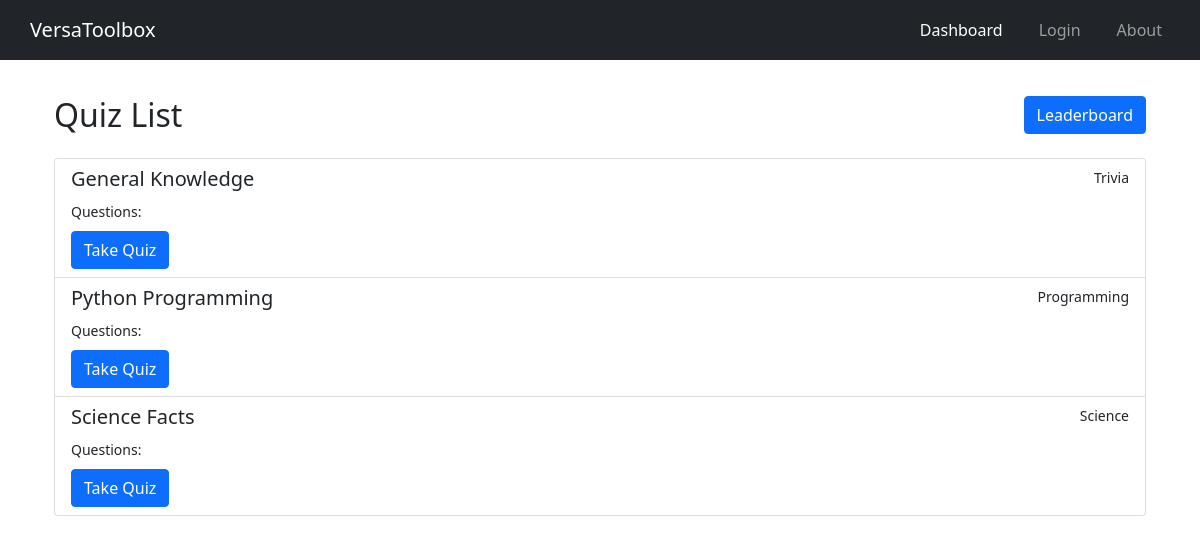
The page /quizzes/ on the database as committed earlier.
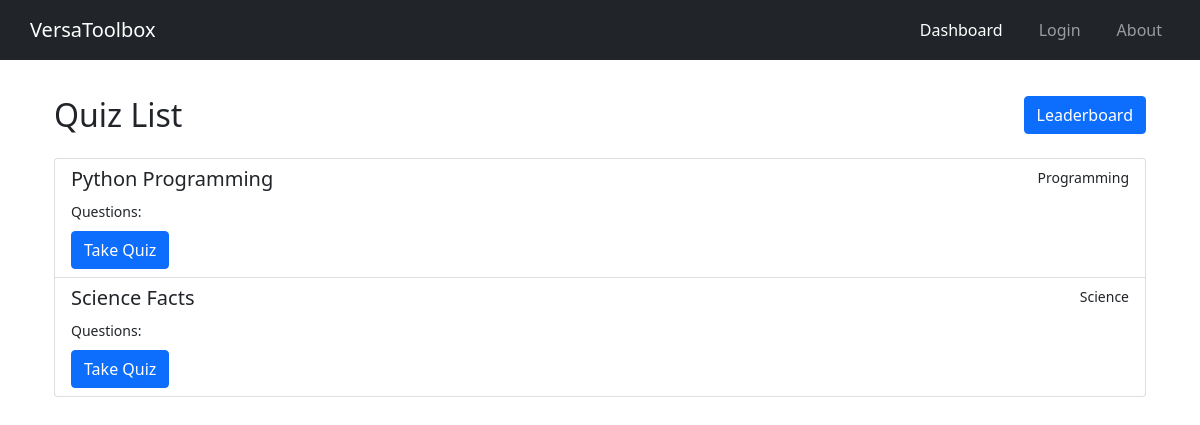
The same page on the database as committed later.
### quiz/models.py (models this page shows)
class Quiz(models.Model):
    title = models.CharField(max_length=255)
    category = models.CharField(max_length=255)

### quiz/views.py (the view)
# urls.py: path('quizzes/', quiz_list, name='quiz_list'),
def quiz_list(request):
    quizzes = Quiz.objects.all()
    return render(request, 'quiz_list.html', {'quizzes': quizzes})

### users/context_processors.py (called while the page is built)
def common_context(request):
    username = request.session.get('username', None)
    return {'username': username}

### quiz/templates/quiz_list.html (shortened to what this page needs)
<!DOCTYPE html>
<html lang="en">
<head>
  <link href="https://stackpath.bootstrapcdn.com/bootstrap/4.5.2/css/bootstrap.min.css" rel="stylesheet">
  <link href="https://cdn.jsdelivr.net/npm/bootstrap@5.3.0/dist/css/bootstrap.min.css" rel="stylesheet">
</head>
<body>
  {% include 'nav.html' %}
  <div class="container py-5 mt-5">
    <div class="d-flex justify-content-between align-items-center mb-4">
      <h2 class="mb-0">Quiz List</h2>
      <div>
        <a href="{% url 'leaderboard' %}" class="btn btn-primary">Leaderboard</a>
      </div>
    </div>
    {% if quizzes %}
      <div class="list-group">
        {% for quiz in quizzes %}
          <div class="list-group-item list-group-item-action">
            <div class="d-flex justify-content-between">
              <h5 class="mb-1">{{ quiz.title }}</h5>
              <small>{{ quiz.category }}</small>
            </div>
            <small>Questions: {{ quiz.questions.count }}</small>
            <div class="mt-2">
              <a href="{% url 'take_quiz' quiz_id=quiz.id %}" class="btn btn-primary">Take Quiz</a>
            </div>
          </div>
        {% endfor %}
      </div>
    {% else %}
      <p class="mt-4">No quizzes available.</p>
    {% endif %}
  </div>
</body>
</html>

Rows that differ between the two databases and show on the page:
removed Quiz: title "General Knowledge", category "Trivia"
